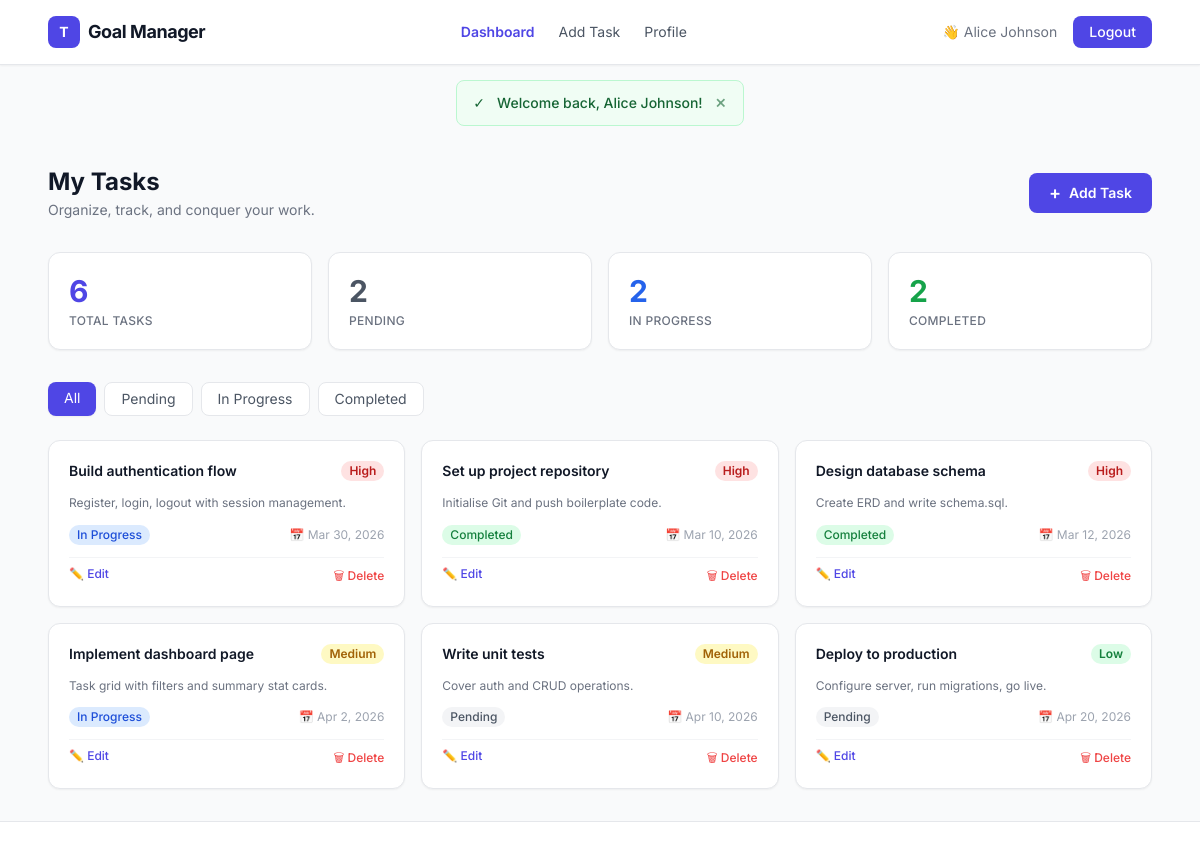
/pages/dashboard.php (signed in), run on the app's committed database.
### tables this page shows
CREATE TABLE IF NOT EXISTS tasks (
    id          INT AUTO_INCREMENT PRIMARY KEY,
    user_id     INT           NOT NULL,
    title       VARCHAR(255)  NOT NULL,
    description TEXT,
    status      ENUM('pending','in_progress','completed') NOT NULL DEFAULT 'pending',
    priority    ENUM('low','medium','high')               NOT NULL DEFAULT 'medium',
    due_date    DATE,
    created_at  TIMESTAMP     DEFAULT CURRENT_TIMESTAMP,
    FOREIGN KEY (user_id) REFERENCES users(id) ON DELETE CASCADE
);

### pages/dashboard.php (the view, shortened to what this page needs)
<?php
require_once __DIR__ . '/../includes/header.php';
$db     = getDB();
$userId = (int) $_SESSION['user_id'];
$allowed  = ['', 'pending', 'in_progress', 'completed'];
$filter   = in_array($_GET['status'] ?? '', $allowed) ? ($_GET['status'] ?? '') : '';
$sql    = 'SELECT * FROM tasks WHERE user_id = ?';
$params = [$userId];
$sql .= ' ORDER BY
    CASE priority WHEN "high" THEN 1 WHEN "medium" THEN 2 ELSE 3 END,
    FIELD(status,"in_progress","pending","completed"),
    due_date ASC';
$taskStmt = $db->prepare($sql);
$taskStmt->execute($params);
$tasks = $taskStmt->fetchAll();
$statsStmt = $db->prepare(
    'SELECT
        COUNT(*) AS total,
        SUM(status="pending")     AS pending,
        SUM(status="in_progress") AS in_progress,
        SUM(status="completed")   AS completed
     FROM tasks WHERE user_id = ?'
);
$statsStmt->execute([$userId]);
$stats = $statsStmt->fetch();
function priorityBadge(string $p): string {
    $map = [
        'low'    => 'bg-green-100 text-green-700',
        'medium' => 'bg-yellow-100 text-yellow-700',
        'high'   => 'bg-red-100 text-red-700',
    ];
    $cls = $map[$p] ?? 'bg-gray-100 text-gray-600';
    return "<span class=\"inline-block text-xs font-semibold px-2 py-0.5 rounded-full {$cls}\">" . ucfirst($p) . "</span>";
}
function statusBadge(string $s): string {
    $map = [
        'pending'     => 'bg-gray-100 text-gray-600',
        'in_progress' => 'bg-blue-100 text-blue-700',
        'completed'   => 'bg-green-100 text-green-700',
    ];
    $cls   = $map[$s] ?? 'bg-gray-100 text-gray-600';
    $label = ucwords(str_replace('_', ' ', $s));
    return "<span class=\"inline-block text-xs font-medium px-2 py-0.5 rounded-full {$cls}\">{$label}</span>";
}
function filterTab(string $label, string $value, string $current): string {
    $active = ($current === $value)
        ? 'bg-indigo-600 text-white shadow-sm'
        : 'bg-white text-gray-600 hover:bg-gray-100 border border-gray-200';
    $qs = $value ? '?status=' . urlencode($value) : '?';
    return "<a href=\"{$qs}\" class=\"px-4 py-1.5 text-sm rounded-lg transition-colors {$active}\">{$label}</a>";
}
?>
<div class="max-w-6xl mx-auto px-4 sm:px-6 py-8">
    <div class="flex flex-col sm:flex-row sm:items-center justify-between gap-4 mb-8">
        <div>
            <h1 class="text-2xl font-bold text-gray-900">My Tasks</h1>
            <p class="text-sm text-gray-500 mt-0.5">Organize, track, and conquer your work.</p>
        </div>
        <a href="<?= BASE_URL ?>pages/add_task.php"
            class="inline-flex items-center gap-2 bg-indigo-600 hover:bg-indigo-700 text-white text-sm font-semibold
                   px-5 py-2.5 rounded-lg transition-colors">
            <span class="text-lg leading-none">+</span> Add Task
        </a>
    </div>
    <div class="grid grid-cols-2 sm:grid-cols-4 gap-4 mb-8">
        <?php
        $statCards = [
            ['label' => 'Total Tasks',  'value' => $stats['total'],       'color' => 'indigo'],
            ['label' => 'Pending',      'value' => $stats['pending'],     'color' => 'gray'],
            ['label' => 'In Progress',  'value' => $stats['in_progress'], 'color' => 'blue'],
            ['label' => 'Completed',    'value' => $stats['completed'],   'color' => 'green'],
        ];
        foreach ($statCards as $card):
        ?>
        <div class="bg-white rounded-xl border border-gray-200 shadow-sm p-5 flex flex-col gap-1">
            <span class="text-3xl font-bold text-<?= $card['color'] ?>-600"><?= (int)$card['value'] ?></span>
            <span class="text-xs text-gray-500 font-medium uppercase tracking-wide"><?= $card['label'] ?></span>
        </div>
        <?php endforeach; ?>
    </div>
    <div class="flex flex-wrap gap-2 mb-6">
        <?= filterTab('All',         '',            $filter) ?>
        <?= filterTab('Pending',     'pending',     $filter) ?>
        <?= filterTab('In Progress', 'in_progress', $filter) ?>
        <?= filterTab('Completed',   'completed',   $filter) ?>
    </div>
    <?php if (empty($tasks)): ?>
    <div class="text-center py-20 text-gray-400">
        <div class="text-5xl mb-4">📋</div>
        <p class="text-lg font-medium text-gray-500">No tasks found</p>
        <p class="text-sm mt-1">
            <?= $filter ? 'No tasks match this filter.' : 'Click <strong>Add Task</strong> to get started.' ?>
        </p>
    </div>
    <?php else: ?>
    <div class="grid gap-4 sm:grid-cols-2 lg:grid-cols-3">
        <?php foreach ($tasks as $task): ?>
        <div class="bg-white rounded-xl border border-gray-200 shadow-sm p-5 flex flex-col gap-3 hover:shadow-md transition-shadow">
            <div class="flex items-start justify-between gap-2">
                <h2 class="text-sm font-semibold text-gray-900 leading-snug flex-1">
                    <?= htmlspecialchars($task['title']) ?>
                </h2>
                <?= priorityBadge($task['priority']) ?>
            </div>
            <?php if (!empty($task['description'])): ?>
            <p class="text-xs text-gray-500 line-clamp-2 leading-relaxed">
                <?= htmlspecialchars($task['description']) ?>
            </p>
            <?php endif; ?>
            <div class="flex items-center gap-2 flex-wrap">
                <?= statusBadge($task['status']) ?>
                <?php if ($task['due_date']): ?>
                <?php
                $due   = new DateTime($task['due_date']);
                $today = new DateTime('today');
                $diff  = (int)$today->diff($due)->format('%R%a');
                $dueCls = ($diff < 0 && $task['status'] !== 'completed')
                    ? 'text-red-500 font-semibold'
                    : 'text-gray-400';
                ?>
                <span class="text-xs <?= $dueCls ?> ml-auto">
                    📅 <?= htmlspecialchars($due->format('M j, Y')) ?>
                </span>
                <?php endif; ?>
            </div>
            <div class="flex items-center gap-2 pt-1 border-t border-gray-100 mt-auto">
                <a href="<?= BASE_URL ?>pages/edit_task.php?id=<?= $task['id'] ?>"
                    class="text-xs text-indigo-600 hover:text-indigo-800 font-medium transition-colors">
                    ✏️ Edit
                </a>
                <form method="POST" action="<?= BASE_URL ?>pages/dashboard.php" class="ml-auto"
                    onsubmit="return confirm('Delete this task? This cannot be undone.')">
                    <button type="submit"
                        class="text-xs text-red-500 hover:text-red-700 font-medium transition-colors">
                        🗑 Delete
                    </button>
                </form>
            </div>
        </div>
        <?php endforeach; ?>
    </div>
    <?php endif; ?>
</div>
<?php require_once __DIR__ . '/../includes/footer.php'; ?>

### includes/header.php (shortened to what this page needs)
<?php
$currentPage = basename($_SERVER['PHP_SELF']);
function navLink(string $href, string $label, string $current): string {
    $active = ($current === basename($href))
        ? 'text-indigo-600 font-semibold'
        : 'text-gray-600 hover:text-indigo-600';
    return "<a href=\"{$href}\" class=\"text-sm transition-colors {$active}\">{$label}</a>";
}
?>
<!DOCTYPE html>
<html lang="en">
<head>
    <script src="https://cdn.tailwindcss.com"></script>
</head>
<body class="bg-gray-50 min-h-screen flex flex-col">
<?php if (!defined('NO_AUTH')): ?>
<nav class="fixed top-0 inset-x-0 z-50 bg-white border-b border-gray-200 shadow-sm">
    <div class="max-w-6xl mx-auto px-4 sm:px-6 h-16 flex items-center justify-between">
        <a href="<?= BASE_URL ?>pages/dashboard.php" class="flex items-center gap-2">
            <span class="inline-flex items-center justify-center w-8 h-8 rounded-lg bg-indigo-600 text-white text-sm font-bold">T</span>
            <span class="text-gray-900 font-bold text-lg tracking-tight">Goal Manager</span>
        </a>
        <div class="hidden sm:flex items-center gap-6">
            <?= navLink(BASE_URL . 'pages/dashboard.php', 'Dashboard',  $currentPage) ?>
            <?= navLink(BASE_URL . 'pages/add_task.php',  'Add Task',   $currentPage) ?>
            <?= navLink(BASE_URL . 'pages/profile.php',   'Profile',    $currentPage) ?>
        </div>
        <div class="flex items-center gap-4">
            <span class="hidden sm:block text-sm text-gray-500">
                👋 <?= htmlspecialchars($_SESSION['user_name'] ?? '') ?>
            </span>
            <form method="POST" action="<?= BASE_URL ?>auth/logout.php">
                <button type="submit"
                    class="text-sm bg-indigo-600 hover:bg-indigo-700 text-white px-4 py-1.5 rounded-lg transition-colors font-medium">
                    Logout
                </button>
            </form>
        </div>
    </div>
</nav>
<div class="h-16"></div>
<?php endif; ?>
<?php if (!empty($_SESSION['flash'])): ?>
<div class="max-w-6xl mx-auto px-4 sm:px-6 mt-4">
    <?php foreach ($_SESSION['flash'] as $flash): ?>
    <div class="flash-msg mb-2 flex items-start gap-3 px-4 py-3 rounded-lg text-sm font-medium
        <?= $flash['type'] === 'success'
            ? 'bg-green-50 border border-green-200 text-green-800'
            : 'bg-red-50 border border-red-200 text-red-700' ?>">
        <span><?= $flash['type'] === 'success' ? '✓' : '✕' ?></span>
        <span><?= htmlspecialchars($flash['msg']) ?></span>
        <button onclick="this.parentElement.remove()" class="ml-auto opacity-60 hover:opacity-100 text-lg leading-none">&times;</button>
    </div>
    <?php endforeach; ?>
</div>
<?php endif; ?>
<main class="flex-1">

### includes/footer.php (shortened to what this page needs)
</main>
<footer class="mt-auto border-t border-gray-200 bg-white">
    <div class="max-w-6xl mx-auto px-4 sm:px-6 py-4 flex flex-col sm:flex-row items-center justify-between gap-2 text-xs text-gray-400">
    </div>
</footer>
</body>
</html>

### includes/header.php (style rules this page uses)
body { font-family: 'Inter', ui-sans-serif, system-ui; }
.flash-msg { animation: fadeIn .3s ease; }

### data on the page
tasks: title "Build authentication flow", priority "High", description "Register, login, logout with session management.", status "In Progress", due_date "Mar 30, 2026"
tasks: title "Set up project repository", priority "High", description "Initialise Git and push boilerplate code.", status "Completed", due_date "Mar 10, 2026"
tasks: title "Design database schema", priority "High", description "Create ERD and write schema.sql.", status "Completed", due_date "Mar 12, 2026"
tasks: title "Implement dashboard page", priority "Medium", description "Task grid with filters and summary stat cards.", status "In Progress", due_date "Apr 2, 2026"
tasks: title "Write unit tests", priority "Medium", description "Cover auth and CRUD operations.", status "Pending", due_date "Apr 10, 2026"
tasks: title "Deploy to production", priority "Low", description "Configure server, run migrations, go live.", status "Pending", due_date "Apr 20, 2026"

### other printed values
$label "Dashboard Add Task Profile"
$_SESSION['user_name'] "Alice Johnson"
$flash['msg'] "Welcome back, Alice Johnson!"
$card['value'] "6"
$card['label'] "TOTAL TASKS"
$card['value'] "2"
$card['label'] "PENDING"
$card['label'] "IN PROGRESS"
$card['label'] "COMPLETED"
$label "All Pending In Progress Completed"
